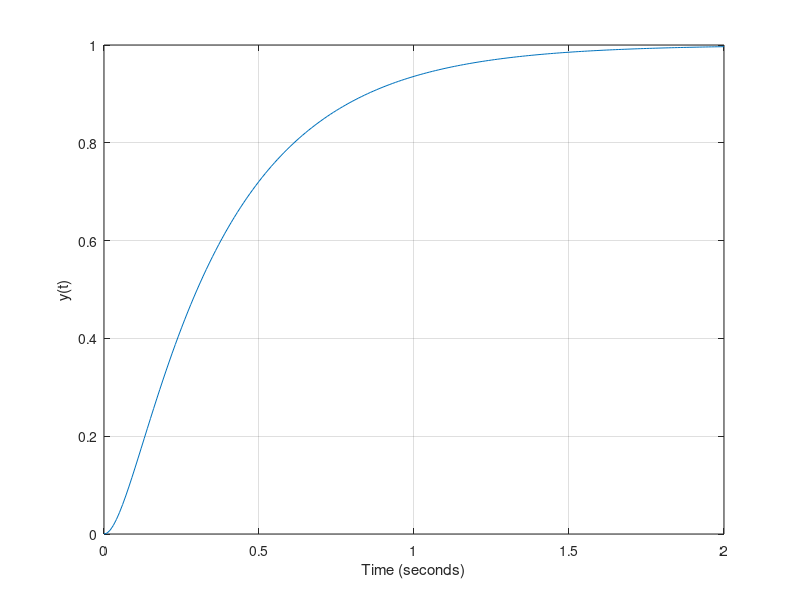

Reproduce this figure in MATLAB.
% Chapter 4: Figure 4.34
%
% Compute the input step response for Ka=10.  
% Results shown in Figure 4.34 (b).
% Change Ka=80 to obtain the corresponding step response.
%
Ka=10; 
nf=[5000]; df=[1 1000]; sysf=tf(nf,df);
ng=[1]; dg=[1 20 0]; sysg=tf(ng,dg);
sysa=series(Ka*sysf,sysg);
sys=feedback(sysa,[1]);
t=[0:0.01:2];
y=step(sys,t); plot(t,y)
ylabel('y(t)'), xlabel('Time (seconds)'), grid
